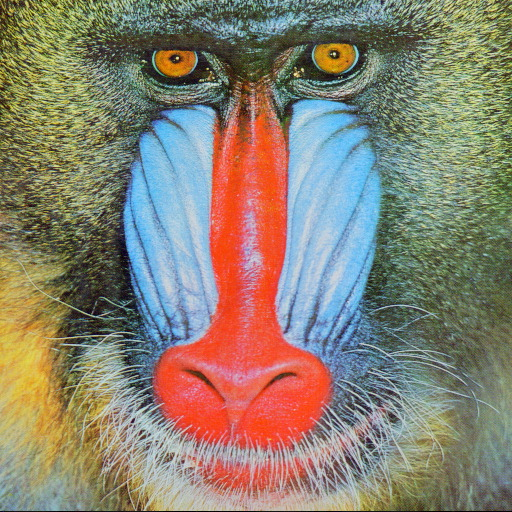
//> input picture images/baboon.jpg, 512 x 512 px
$ ./main   (built with g++ and OpenCV 4)
//> lines starting //> are read from the running program, lines starting //| are printed output that depends on the picture
#include <opencv2/core/core.hpp>
#include <opencv2/highgui/highgui.hpp>
#include <opencv2/imgproc.hpp>

#include <iostream>
#include <string>

using namespace cv;
using namespace std;

#include<cmath>

int main(int argc, char** argv)
{
	Mat image;
	Size goalSize = Size(140, 140);
	//const std::string& directoryPath = "";
	Mat resized;
	Size originalSize = image.size();
	//float ratio = static_cast<float>(goalSize.height) / originalSize.height;
	//Size newSize((int)(originalSize.width * ratio), (int)(originalSize.height * ratio));

	//Mat clipRect;

	const char* filename = argc >= 2 ? argv[1] : "../images/baboon.jpg";

	image = imread(filename, CV_LOAD_IMAGE_COLOR);   // Read the file
//> image is the input picture: 512 rows x 512 cols, CV_8UC3; mean B, G, R 112.9, 129.1, 137.1
	if (!image.data)                              // Check for invalid input
	{
		cout << "Could not open or find the image" << std::endl;
		return -1;
	}
	namedWindow("Display window", WINDOW_AUTOSIZE);// Create a window for display.
	imshow("Display window", image);                   // Show our image inside it.

	resize(image, resized, goalSize);
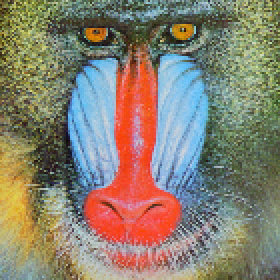
//> resized: 140 rows x 140 cols, CV_8UC3 (shown 2 times larger); mean B, G, R 112.9, 129.2, 137.1
	imshow("resized window", resized);

	Rect clipRect(100, 100, 200, 200);//  goalSize.width, resized.size().height);
	//Rect clipRect()
	Mat croppedRect = image(clipRect);
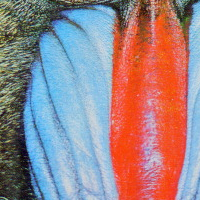
//> croppedRect: 200 rows x 200 cols, CV_8UC3; mean B, G, R 136.8, 132.1, 155.4
	//resized = resized(clipRect);
	imshow("clipped window", croppedRect);

	string my_string;
	string my_number = "1";

	imwrite("..\\images\\image.jpg", croppedRect);
	waitKey(0);                                          // Wait for a keystroke in the window
	return 0;
//> (the program exits here)

$ run again, with images/aero1.jpg copied over images/baboon.jpg
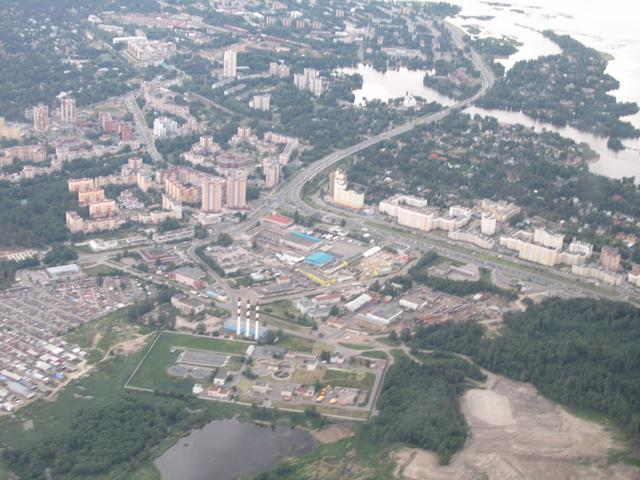
//> input picture images/aero1.jpg, 640 x 480 px
//> image is the input picture: 480 rows x 640 cols, CV_8UC3; mean B, G, R 153.6, 150.4, 147.6
//> `resize(image, resized, goalSize);`:
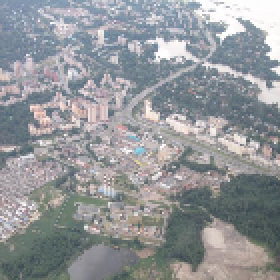
//> resized: 140 rows x 140 cols, CV_8UC3 (shown 2 times larger); mean B, G, R 153.6, 150.4, 147.6
//> `Mat croppedRect = image(clipRect);`:
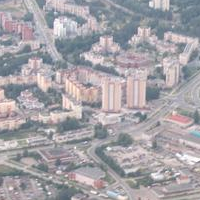
//> croppedRect: 200 rows x 200 cols, CV_8UC3; mean B, G, R 167.2, 161.9, 164.9
